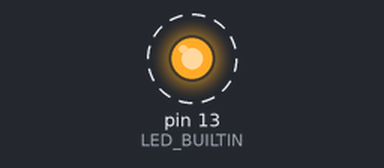
This sketch was run on a simulated Arduino Mega 2560, built for the host (arithmetic inside an expression is 32-bit, double 64-bit). Parts: output pins drawn as LEDs (lit = HIGH). Dashed ring = blinking. WiFi joins after 1.5 s; servers stay silent unless stated; what the sketch prints to the serial monitor is not drawn.

Above: at 1.7 s.
Timing chart, 0 to 4.5 s (numbered marks = the images above):
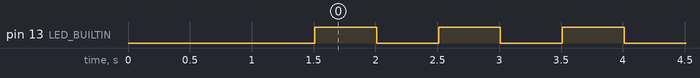

Measured:
- by itself, pin 13 (LED_BUILTIN): alternates HIGH for 0.50 s and LOW for 0.50 s

The sketch:

wifi_connexion_persistante.ino
```cpp
#include <WiFiEspAT.h>

#define HAS_SECRETS 1  // Mettre à 1 pour utiliser arduino_secrets.h

#if HAS_SECRETS
#include "arduino_secrets.h"
///////please enter your sensitive data in the Secret tab/arduino_secrets.h
const char ssid[] = SECRET_SSID;  // your network SSID (name)
const char pass[] = SECRET_PASS;  // your network password (use for WPA, or use as key for WEP)

#else
const char ssid[] = "ton_wifi";  // your network SSID (name)
const char pass[] = "ton_mdp";   // your network password (use for WPA, or use as key for WEP)

#endif

#define AT_BAUD_RATE 115200

void setup() {
  pinMode(LED_BUILTIN, OUTPUT);

  Serial.begin(115200);
  while (!Serial);

  Serial1.begin(AT_BAUD_RATE);
  WiFi.init(&Serial1);

  if (WiFi.status() == WL_NO_MODULE) {
    Serial.println();
    Serial.println("La communication avec le module WiFi a échoué!");
    // ne pas continuer
    while (true);
  }

  WiFi.disconnect();  // pour effacer le chemin. non persistant

  WiFi.setPersistent();  // définir la connexion WiFi suivante comme persistante

  WiFi.endAP();  // pour désactiver le démarrage automatique persistant AP par défaut au démarrage

  // décommentez ces lignes pour une adresse IP statique persistante. définissez des adresses valides pour votre réseau
  // IPAddress ip(192, 168, 1, 9);
  // IPAddress gw(192, 168, 1, 1);
  // IPAddress nm(255, 255, 255, 0);
  // WiFi.config(ip, gw, gw, nm);

  Serial.println();
  Serial.print("Tentative de connexion à SSID: ");
  Serial.println(ssid);

  // utilisez les lignes suivantes si vous voulez vous connecter avec le bssid
  // const byte bssid[] = {0x8A, 0x2F, 0xC3, 0xE9, 0x25, 0xC0};
  // int status = WiFi.begin(ssid, pass, bssid);

  int status = WiFi.begin(ssid, pass);

  if (status == WL_CONNECTED) {
    Serial.println();
    Serial.println("Connecté au réseau WiFi.");
    printWifiStatus();
  } else {
    // supprimer la connexion WiFi - On doit faire une nouvelle connexion
    WiFi.disconnect();
    Serial.println();
    Serial.println("La connexion au réseau WiFi a échoué.");
  }
}

unsigned long lastBlink = 0;
const int blinkRate = 500;

void loop() {

  if (millis() - lastBlink >= blinkRate) {
    lastBlink = millis();

    digitalWrite(LED_BUILTIN, !digitalRead(LED_BUILTIN));
  }
}

void printWifiStatus() {

  // imprimez le SSID du réseau auquel vous êtes connecté:
  char ssid[33];
  WiFi.SSID(ssid);
  Serial.print("SSID: ");
  Serial.println(ssid);

  // imprimez le BSSID du réseau auquel vous êtes connecté:
  uint8_t bssid[6];
  WiFi.BSSID(bssid);
  Serial.print("BSSID: ");
  printMacAddress(bssid);

  uint8_t mac[6];
  WiFi.macAddress(mac);
  Serial.print("MAC: ");
  printMacAddress(mac);

  // imprimez l'adresse IP de votre carte:
  IPAddress ip = WiFi.localIP();
  Serial.print("Adresse IP: ");
  Serial.println(ip);

  // imprimez la force du signal reçu:
  long rssi = WiFi.RSSI();
  Serial.print("force du signal (RSSI):");
  Serial.print(rssi);
  Serial.println(" dBm");
}

void printMacAddress(byte mac[]) {
  for (int i = 5; i >= 0; i--) {
    if (mac[i] < 16) {
      Serial.print("0");
    }
    Serial.print(mac[i], HEX);
    if (i > 0) {
      Serial.print(":");
    }
  }
  Serial.println();
}
```

arduino_secrets.h
```cpp
#ifndef ARDUINO_SECRETS_H
#define ARDUINO_SECRETS_H

#define SECRET_SSID "TechniquesInformatique-Etudiant"
#define SECRET_PASS "shawi123"

#endif
```
